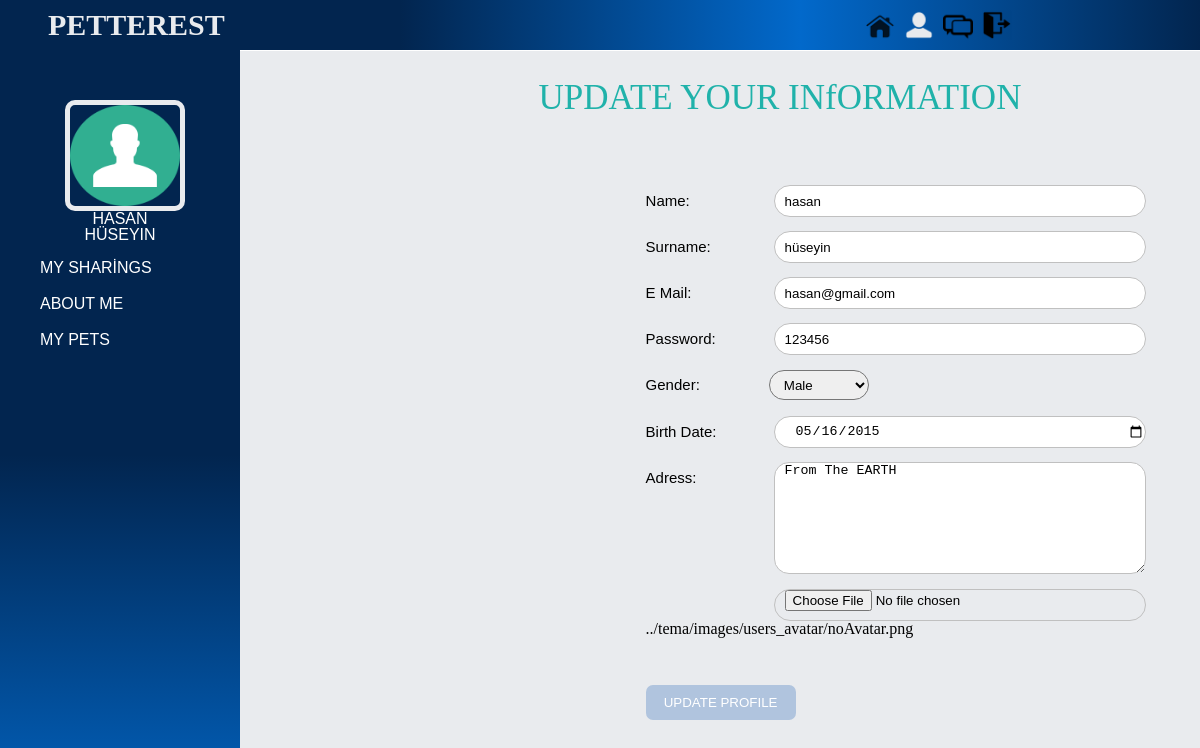
The page /tema/my_profile/aboutMe/registration/registration.php (signed in) on the database its author committed.
### tables this page shows
CREATE TABLE IF NOT EXISTS `users` (
  `userID` int(11) NOT NULL AUTO_INCREMENT,
  `name` varchar(20) NOT NULL,
  `surname` varchar(30) NOT NULL,
  `e_mail` varchar(30) NOT NULL,
  `password` varchar(20) NOT NULL,
  `gender` varchar(10) NOT NULL,
  `birthDate` varchar(20) NOT NULL,
  `address` varchar(255) NOT NULL,
  `avatar` varchar(255) NOT NULL,
  `rutbe` tinyint(4) NOT NULL,
  `onay` tinyint(4) NOT NULL,
  `enrolDate` varchar(20) NOT NULL,
  PRIMARY KEY (`userID`)
);

### tema/my_profile/aboutMe/registration/registration.php (the view, shortened to what this page needs)
<!DOCTYPE html>
<html lang="en">
    <head>
        <link href="css/registration.css" rel="stylesheet">
        <link href="../../profile-nav/css/reset.css" rel="stylesheet">
        <link href="../../profile-nav/css/main.css" rel="stylesheet">
    </head>
    <body>
        <div id="banner">
                <div id="slogan">
                    <span>PETTEREST</span>
                </div>
                <div id="icons">
                    <a href="../../../../system/fonk.php?page=home" class="home" id="home1" title="Home"></a>
                    <a href="../../../../system/fonk.php?page=myProfile" class="home" id="home2"  title="My Profile"></a>
                    <a href="#" class="home" id="home3" title="Comments"></a>
                    <a href="../../../../system/fonk.php?page=logout" class="home" id="home4" title="Log out"></a>
                </div>
            </div>
                    <div class="wrapper">
                        <div class="profile-info">
                            <div class="picture-area-1">
                                <div id="pic_1">
                                    <img src="
							<?php
								$id=$_SESSION["id"];
								$db= new PDO("mysql:host=127.0.0.1;dbname=petportal;charset=utf8","root","");
								$sqlForUser=$db->query("SELECT * FROM users WHERE userID=$id");
								$userFoto=$sqlForUser->fetch();
								$splitFoto=explode('/',$userFoto["avatar"]);
								echo $avatarNewFoto=$splitFoto[0]."/".$splitFoto[0]."/".$splitFoto[0]."/".$splitFoto[2]."/".$splitFoto[3]."/".$splitFoto[4];
							?>
						"/>
                    </div>
                    <div id="name" style="text-transform:uppercase;"><?php echo $userFoto["name"]." ".$userFoto["surname"];?></div>
                        </div>
                        <div id="profile-navbar">
                            <ul>
                               <li><a href="../../../../system/fonk.php?page=myProfile">MY SHARİNGS</a></li>
                                <li><a href="../../../../system/fonk.php?page=aboutMe">ABOUT ME</a></li>
                                <li><a href="../../../../system/fonk.php?page=myPets">MY PETS</a></li>
                            </ul>
                        </div>
                        </div>
                    </div>
                    <div class="regis">
                        <h1>UPDATE YOUR INfORMATION</h1>
                        <div class="form">
                            <div class="inputs">
                            <form method="POST" action="../../../../system/fonk.php" enctype="multipart/form-data"  autocomplete="on">
                            <fieldset>
                                <label>Name:</label><input type="text" name="name" value="<?php echo $userFoto["name"];?>" autofocus required="required"><br><br>
                                <label>Surname:</label><input type="text" name="surname" value="<?php echo $userFoto["surname"];?>"  required="required"><br><br>
                                <label>E Mail:</label><input type="text" name="email" value="<?php echo $userFoto["e_mail"];?>" required="required"><br><br>
                                <label>Password:</label><input type="text" name="password" value="<?php echo $userFoto["password"];?>" required="required"><br><br>
                                <label>Gender:</label>
								<select name="gender" style="margin-left:65px;height:30px;border-radius:25px;text-indent:10px;width:100px">
								<?php
								if($userFoto["gender"]=="male"){
								?>
								<option value="male" selected>Male</option>
								<?php
								}else if($userFoto["gender"]=="female"){
								?>
								<option value="male">Male</option>
								<option value="female" selected>Female</option>
								<?php
								}else if($userFoto["gender"]=="other"){
								?>
								<option value="male">Male</option>
								<option value="female" >Female</option>
								<option value="other" selected>Other</option>
								<?php
								}
								?>
								</select><br><br>
                                <label>Birth Date:</label><input type="date" name="bDate" value="<?php echo $userFoto["birthDate"];?>" required="required"><br><br>
                                <label>Adress:</label><textarea name="adress" placeholder="Your Adress..."><?php echo $userFoto["address"];?></textarea><br><br>
								<input type="file" name="avatar"><?php echo $userFoto["avatar"];?> <br><br>
                                <br><br><button type="submit" style="width:150px">UPDATE PROFILE</button>
                                </fieldset>
                                </form>
                            </div>
                        </div>
                    </div>
    </body>
</html>

### tema/my_profile/aboutMe/registration/css/registration.css (style rules this page uses)
.regis { width:70%; float:right; margin:10vh 0 0 0; }
.regis h1 { text-align: center; font-size:35px; padding:0 0 50px 0; font-family:Cambria, Cochin, Georgia, Times, Times New Roman, serif; color:lightseagreen; }
.form { width:80%; margin:20px auto; }
.form label { font-family: Verdana, Geneva, Tahoma, sans-serif; font-size: 15px; display:inline-block; margin-top:7.5px; margin-bottom:7.5px; }
input { height:30px; width:74%; border-radius: 20px; border:1px solid silver; text-indent: 10px; float:right; }
textarea { height:110px; width:74%; border-radius: 15px; border:1px solid silver; text-indent: 10px; margin-bottom:15px; float:right; }
.inputs { width:70%; float:right; }
fieldset { width:500px; height:700px; border-style: none; }
button { width:75px; height:35px; border-radius:7px; border:none; background: lightsteelblue; color:white; transition:0.3s; }

### tema/my_profile/profile-nav/css/main.css (style rules this page uses)
* { margin:0px;padding:0px;text-decoration: none;list-style-type: none }
body { background: #e9ebee; }
#banner { position:fixed; border-bottom:1px solid white; height:50px; width:100%; background-image:url(../../images/navbar.png); background-size:cover; background-repeat:no-repeat; background: #02254f; background: -webkit-linear-gradient(left, #02254f, #02254f, #0269cb,#02254f); background: -o-linear-gradient(right, #02254f, #02254f, #0269cb,#02254f); background: -moz-linear-gradient(right, #02254f, #02254f, #0269cb,#02254f,); background: linear-gradient(to right, #02254f, #02254f, #0269cb,#02254f,); }
#slogan { height: 50px; font-family: 'Concert One', cursive; float: left; color:#e9ebee; margin-left:4%; line-height: 50px; font-size: 30px; font-weight: bold; }
#icons { height: 50px; width:220px; float:right; margin-right:10%; }
#home1 { content: url(../../images/home2.png); width:30px; height:30px; margin-top:10px; margin-left:5px; }
#home2 { content: url(../../images/me2focus.png); width:30px; height:30px; margin-top:10px; margin-left:5px; }
#home3 { content: url(../../images/messages.png); width:30px; height:30px; margin-top:10px; margin-left:5px; }
#home4 { content: url(../../images/logout.png); width:30px; height:30px; margin-top:10px; margin-left:5px; }
.wrapper { width:100%; height:auto; }
.wrapper .profile-info { width:20%; height:95vh; position:fixed; float:left; background: #02254f; background: -webkit-linear-gradient(#02254f, #02254f, #0269cb); background: -moz-linear-gradient(#02254f, #02254f, #0269cb); background: -o-linear-gradient(#02254f, #02254f, #0269cb); background: linear-gradient(#02254f, #02254f, #0269cb); margin-top:50px; padding-top:50px; }
.wrapper .profile-info .picture-area-1 { width:100%; height:150px; position:relative; }
.wrapper .profile-info .picture-area-1 #pic_1 { width:110px; height:101px; margin:0 auto; }
.wrapper .profile-info .picture-area-1 #pic_1 img { width:100%; height:100%; border:5px solid #e9ebee; border-radius: 10px; }
.wrapper .profile-info .picture-area-1 #name { width:100px; margin:10px auto; text-align:center; color:white; font-family:Verdana, Geneva, Tahoma, sans-serif; }
.wrapper .profile-info #profile-navbar { width:100%; height:200px; }
.wrapper .profile-info #profile-navbar ul { margin:0px 0px 0px 20px; }
.wrapper .profile-info #profile-navbar ul li { display:block; font-family: Verdana, Geneva, Tahoma, sans-serif; }
.wrapper .profile-info #profile-navbar ul li a { text-decoration: none; color:silver; color:white; display:block; padding:10px 20px 10px 20px; border-radius:10px 0 0 10px; transition: 0.5s; }

### rows shown on the page
users: avatar (placeholder picture), name "HASAN", surname "HÜSEYIN", name "hasan", surname "hüseyin", email "hasan@gmail.com", password "123456", gender "Male", bDate "05/16/2015", adress "From The EARTH", avatar "../tema/images/users_avatar/noAvatar.png"
